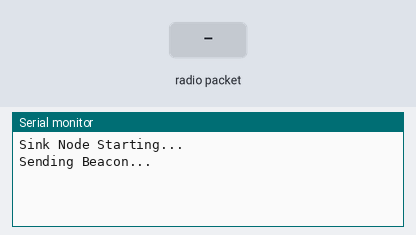
Simulated run of this program. Board: ESP32. Parts: the last lines printed to the serial monitor. The inputs (shaded band) are chosen by the test bench. No radio packets arrive unless stated.

Above: at 1.2 s.
1.3 s: radio packet "1" arrives
At 1.8 s:
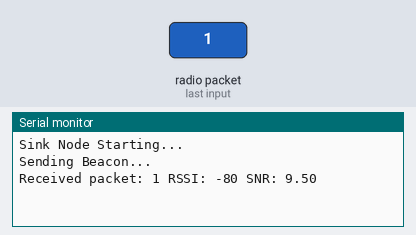
2.8 s: radio packet "0" arrives
At 4.0 s:
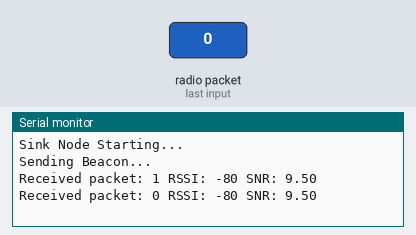
4.3 s: radio packet "2" arrives
At 5.3 s:
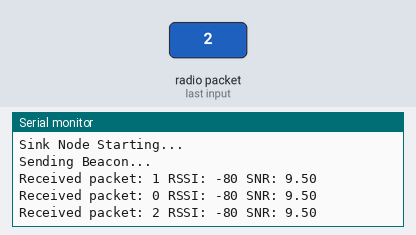

Measured:
- after the input at 1.3 s, the serial monitor: prints a new line at once (image 1)
- after the input at 2.8 s, the serial monitor: prints a new line at once (image 2)
- after the input at 4.3 s, the serial monitor: prints a new line at once (image 3)

The program:

main.cpp
```cpp
// include libraries
#include <SPI.h>
#include <LoRa.h>

// define pins used for SPI
#define HSPI_SCK 14
#define HSPI_MISO 12
#define HSPI_MOSI 13
#define SD_CS 15

// define pins used by the LoRa module
const int csPin = 15;                                            // LoRa radio chip select
const int resetPin = 27;                                         // LoRa radio reset
const int irqPin = 4;                                            // must be a hardware interrupt pin

SPIClass * hspi = NULL;

unsigned long epochTime = 10000;                                 // epoch time in milliseconds
unsigned long totalSlots = 5;                                   // no. of slots per epoch
unsigned long beaconSlots = 2;                                   // first N_B slots for beacons
unsigned long slotTime = 2000;                                   // slot time in milliseconds
unsigned long epochDelay = 1000;                                 // 1 seconds delay between epochs

void setup() {
  Serial.begin(9600);
  while (!Serial);

  hspi = new SPIClass(HSPI);
  hspi->begin(HSPI_SCK, HSPI_MISO, HSPI_MOSI, SD_CS);

  LoRa.setPins(csPin, resetPin, irqPin);                         // set pins used by LoRa
  LoRa.setSPI(*hspi);                                            // set SPI interface to be used for communication

  if (!LoRa.begin(868E6)) {                                      // 868E6 - LoRa frequency 868MHz
    Serial.println("Starting LoRa failed!");
    while (1);
  }

  LoRa.setSpreadingFactor(12);                                   // set SF, common values: 7, 8, 9, 10, 11, 12
  LoRa.setSignalBandwidth(500E3);                                // set BW, common values: 125MHz, 250MHz, 500MHz
  LoRa.setCodingRate4(8);                                        // set CR, equation 4/(4+CR), common values: 5, 6, 7, 8

  Serial.println("Sink Node Starting...");
}

void loop() {
  Serial.println("Sending Beacon...");                           // | send beacon with synchronization information:
  LoRa.beginPacket();                                            // | beaconSlots, totalSlots, slotTime
  LoRa.print("Layer: ");                                         // | beacon structure example:
  LoRa.print(beaconSlots);                                       // | Layer: 2 30 2000
  LoRa.print(" ");
  LoRa.print(totalSlots);
  LoRa.print(" ");
  LoRa.print(slotTime);
  LoRa.endPacket();

  unsigned long startTime = millis();                            // start internal timer
  while (millis() - startTime < epochTime) {                     // do instructions for epochTime duration
    int packetSize = LoRa.parsePacket();
    if (packetSize) {
      String receivedData = "";
      while (LoRa.available()) {
      receivedData += (char)LoRa.read();                         // read data in received packet
      }

      if (receivedData.substring(0, 1) != "L") {                 // | if received message isn't a beacon
        Serial.print("Received packet: ");                       // | print message with information about
        Serial.print(receivedData);                              // | RSSI and SNR values
        Serial.print(" RSSI: ");
        Serial.print(LoRa.packetRssi());
        Serial.print(" SNR: ");
        Serial.println(LoRa.packetSnr());
      }
    }
  }

  Serial.println("Epoch ended, waiting 1 seconds...");
  delay(epochDelay);
}
```
